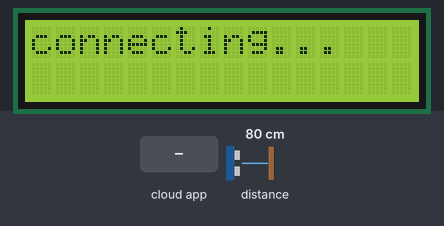
Simulated run of this sketch. Board: ESP8266 (NodeMCU). Shown: 16×2 character LCD. Wiring (inferred from the names in the program): ultrasonic range finder: trigger GPIO 2; echo GPIO 0. The test bench sets the inputs (shaded band); at power-on: distance to the obstacle 80 cm. The echo pulse lasts 58.3 µs per cm; WiFi joins after 1.5 s; servers stay silent unless stated; the Firebase database answers and starts empty; what the sketch prints to the serial monitor is not drawn.

Above: at 1.1 s.
3.3 s: the phone or cloud app sets satu to 0
At 6.0 s:
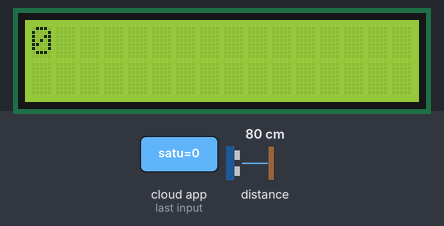
13.4 s: the phone or cloud app sets satu to 1
At 15.0 s:
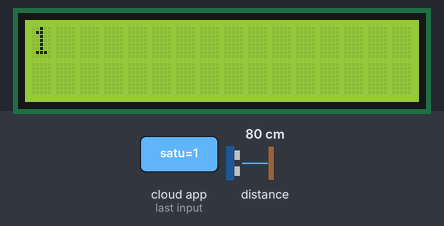
18.3 s: distance to the obstacle set to 6 cm
Timing chart, 0 to 21.3 s (numbered marks = the images above; inputs shaded):
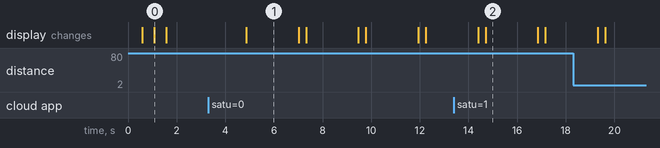

Measured:
- after the input at 3.3 s, the display: changes after 1.6 s (image 1)
- after the input at 13.4 s, the display: first differs from a run without the input after 1.3 s (image 2)
- what the display in image 0 shows lasts 0.5 s, from 1.1 s to 1.6 s
- what the display in image 1 shows lasts 2.1 s, from 4.9 s to 7.0 s

The sketch:

Smart_Trash_Information.ino
```cpp
#include <ESP8266WiFi.h>
#include <FirebaseArduino.h>
#include <LiquidCrystal_I2C.h>
#include <string.h>
int lcdColumns = 16;
int lcdRows = 2;
// Set these to run example.
#define FIREBASE_HOST "trashinformationbaseiot.firebaseio.com"
#define FIREBASE_AUTH "WS1UPFOwJFTXq0L1jOK0f4Mpqbk1aQK4nLnXJ3OB"
#define WIFI_SSID "q"
#define WIFI_PASSWORD "12345678"
//defines pins numbers
const int trigPin = 2;  //D4
const int echoPin = 0;  //D3
// defines variables
long duration;
int distance;
LiquidCrystal_I2C lcd(0x3F, lcdColumns, lcdRows);
void setup() {
  lcd.init();
  lcd.backlight();
  pinMode(trigPin, OUTPUT); // Sets the trigPin as an Output
  pinMode(echoPin, INPUT); // Sets the echoPin as an Input
  Serial.begin(9600); // Starts the serial communication
  // connect to wifi.
  WiFi.begin(WIFI_SSID, WIFI_PASSWORD);
  Serial.print("connecting");
  lcd.setCursor(0, 0);
  lcd.print("connecting");
  while (WiFi.status() != WL_CONNECTED) {
    //Serial.print(".");
   lcd.print(".");
    delay(500);
  }
  lcd.clear();
  Serial.println();
  Serial.print("connected: ");
  Serial.println(WiFi.localIP());
  delay(500);
  lcd.setCursor(0,0);
  lcd.print(WiFi.localIP());
  Firebase.begin(FIREBASE_HOST, FIREBASE_AUTH);

}

void loop() {
 lcd.clear();
 String a = Firebase.getString("message/satu");
 Firebase.setString("lokasi", "TPS MASJID"); //set Lokasi
 lcd.setCursor(0, 0);
 lcd.print(a);
// Clears the trigPin
digitalWrite(trigPin, LOW);
delayMicroseconds(2);
// Sets the trigPin on HIGH state for 10 micro seconds
digitalWrite(trigPin, HIGH);
delayMicroseconds(10);
digitalWrite(trigPin, LOW);
// Reads the echoPin, returns the sound wave travel time in microseconds
duration = pulseIn(echoPin, HIGH);
// Calculating the distance
distance= duration*0.034/2;
// Prints the distance on the Serial Monitor
if(distance<=3){
  Serial.print("Blind spot");
  }
  else{
//Serial.print("Distance: ");
Serial.println(distance);
  }
delay(2000);

  if (distance>=0  && distance<=5 ){
    Firebase.setFloat("status", 2);
    Serial.println("A");
    }
  else if(distance>=6 && distance <=9){
    Firebase.setFloat("status", 1);
    Serial.println("B");
    }

    else{
      Firebase.setFloat("status", 0);
      Serial.println("C");
      }


}
```
